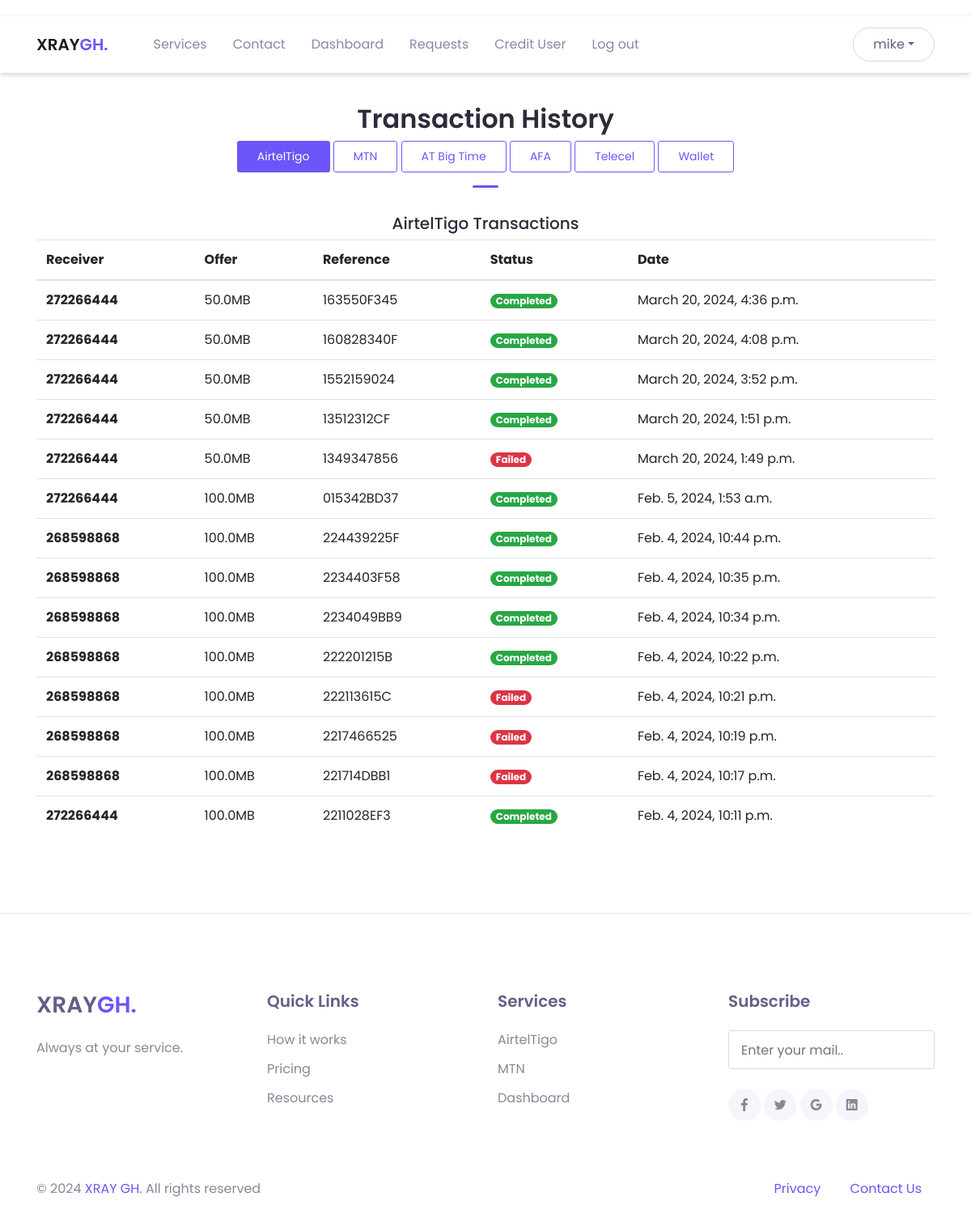
/history/airtel-tigo (signed in), run on the app's committed database.
### intel_app/models.py (models this page shows, shortened)
class CustomUser(AbstractUser):
    first_name = models.CharField(max_length=100, null=False, blank=False)
    last_name = models.CharField(max_length=100, null=False, blank=False)
    username = models.CharField(max_length=100, null=False, blank=False, unique=True)
    email = models.EmailField(max_length=250, null=False, blank=False)
    phone = models.PositiveIntegerField(null=True, blank=True)
    wallet = models.FloatField(null=True, blank=True, default=0.0)
    choices = (
        ("User", "User"),
        ("Agent", "Agent"),
        ("Super Agent", "Super Agent")
    )
    status = models.CharField(max_length=250, null=False, blank=False, choices=choices, default="User")
    password1 = models.CharField(max_length=100, null=False, blank=False)
    password2 = models.CharField(max_length=100, null=False, blank=False)
    def __str__(self):
        return self.username

class IShareBundleTransaction(models.Model):
    user = models.ForeignKey(CustomUser, on_delete=models.CASCADE)
    bundle_number = models.BigIntegerField(null=False, blank=False)
    offer = models.CharField(max_length=250, null=False, blank=False)
    reference = models.CharField(max_length=250, null=False, blank=True)
    transaction_date = models.DateTimeField(auto_now_add=True)
    transaction_status = models.CharField(max_length=100, null=False)
    description = models.CharField(max_length=500, null=True, blank=True)

### intel_app/views.py (the view)
# urls.py: path('history/airtel-tigo', views.history, name='history'),
@login_required(login_url='login')
def history(request):
    user_transactions = models.IShareBundleTransaction.objects.filter(user=request.user).order_by(
        'transaction_date').reverse()
    header = "AirtelTigo Transactions"
    net = "tigo"
    context = {'txns': user_transactions, "header": header, "net": net}
    return render(request, "layouts/history.html", context=context)

### intel_app/templates/layouts/history.html (shortened to what this page needs)
{% extends 'base.html' %}
  {% block content %}
  {% include 'inc/header.html' %}
  <header>
    {% include 'inc/header.html' %}
  </header>
  <main>
    <div class="page-section mt-5" id="services">
      <div class="container">
            <div class="text-center">
                <h2 class="title-section">Transaction History</h2>
                {% if net == "tigo" %}
                <div>
                    <a href="{% url 'history' %}" class="btn btn-sm btn-primary">AirtelTigo</a>
                    <a href ="{% url 'mtn-history' %}" class="btn btn-sm btn-outline-primary">MTN</a>
                    <a href ="{% url 'bt-history' %}" class="btn btn-sm btn-outline-primary">AT Big Time</a>
                     <a href ="{% url 'afa-history' %}" class="btn btn-sm btn-outline-primary">AFA</a>
                <a href ="{% url 'voda-history' %}" class="btn btn-sm btn-outline-primary">Telecel</a>
                    <a href ="{% url 'wallet_history' %}" class="btn btn-sm btn-outline-primary">Wallet</a>
                </div>
                {% endif %}
                <div class="divider mx-auto"></div>
                <h5>{{header}}</h5>
            </div>
            <div class="table-responsive">
                <table id="myTable" class="table">
                    <thead>
                    <tr>
                        <th scope="col">Receiver</th>
                        <th scope="col">Offer</th>
                        <th scope="col">Reference</th>
                        <th scope="col">Status</th>
                        <th scope="col">Date</th>
                    </tr>
                    </thead>
                    <tbody>
                    {% for txn in txns %}
                        <tr>
                            <th scope="row">{{txn.bundle_number}}</th>
                            <td>{{txn.offer}}</td>
                            <td>{{txn.reference}}</td>
                            {% if txn.transaction_status == "Completed" %}
                            <td><span class="badge badge-pill badge-success me-1">{{txn.transaction_status}}</span></td>
                            {% else %}
                            <td><span class="badge badge-pill badge-danger me-1">{{txn.transaction_status}}</span></td>
                            {% endif %}
                            <td>{{txn.transaction_date}}</td>
                        </tr>
                    {% endfor %}
                    </tbody>
                </table>
            </div>
      </div>
  </div>
  </main>
  {% include 'inc/footer.html' %}
{% endblock %}

### intel_app/templates/base.html (shortened to what this page needs)
<!DOCTYPE html>
{% load static %}
<html lang="en">
<head>
    <link href="https://cdn.datatables.net/v/dt/dt-1.13.4/datatables.min.css" rel="stylesheet"/>
  <link rel="stylesheet" href="{% static 'assets/vendor/animate/animate.css' %}">
  <link rel="stylesheet" href="{% static 'assets/css/bootstrap.css' %}">
  <link rel="stylesheet" href="{% static 'assets/css/maicons.css' %}">
  <link rel="stylesheet" href="{% static '/assets/vendor/owl-carousel/css/owl.carousel.css' %}">
  <link rel="stylesheet" href="{% static 'assets/css/theme.css' %}">
</head>
<body>
      {% block content %}
      {% endblock %}
</body>
</html>

### intel_app/templates/inc/header.html (shortened to what this page needs)
  <nav class="navbar navbar-expand-lg navbar-light navbar-float">
    <div class="container">
      <a href="{% url 'home' %}" class="navbar-brand">XRAY<span class="text-primary">GH.</span></a>
      <div class="navbar-collapse collapse" id="navbarContent">
        <ul class="navbar-nav ml-lg-4 pt-3 pt-lg-0">
          <li class="nav-item">
            <a href="{% url 'services' %}" class="nav-link">Services</a>
          </li>
          <li class="nav-item">
            <a href="mailto:xraycustomercare@gmail.com" class="nav-link">Contact</a>
          </li>
          {% if request.user.is_authenticated %}
          <li class="nav-item">
            <a href="{% url 'history' %}" class="nav-link">Dashboard</a>
          </li>
          {% if request.user.is_superuser %}
          <li class="nav-item">
            <a href="{% url 'topup_list' %}" class="nav-link">Requests</a>
          </li>
          <li class="nav-item">
            <a href="{% url 'credit_user' %}" class="nav-link">Credit User</a>
          </li>
          {% endif %}
          <li class="nav-item">
            <a href="{% url 'logout' %}" class="nav-link">Log out</a>
          </li>
          {% endif %}
        </ul>
        {% if request.user.is_authenticated %}
        <div class="ml-auto">
          <div class="dropdown">
          <button href="#" class="btn btn-outline rounded-pill dropdown-toggle" data-toggle="dropdown" aria-expanded="false">{{request.user}}</button>
          </div>
        </div>
        {% endif %}
      </div>
    </div>
  </nav>

### intel_app/templates/inc/footer.html
<footer class="page-footer">
    <div class="container">
      <div class="row justify-content-center mb-5">
        <div class="col-lg-3 py-3">
          <h3>XRAY<span class="text-primary">GH.</span></h3>
          <p>Always at your service.</p>
        </div>
        <div class="col-lg-3 py-3">
          <h5>Quick Links</h5>
          <ul class="footer-menu">
            <li><a href="{% url 'services' %}">How it works</a></li>
            <li><a href="{% url 'services' %}">Pricing</a></li>
            <li><a href="#">Resources</a></li>
          </ul>
        </div>
        <div class="col-lg-3 py-3">
          <h5>Services</h5>
          <ul class="footer-menu">
            <li><a href="{% url 'airtel-tigo' %}">AirtelTigo</a></li>
            <li><a href="{% url 'mtn' %}">MTN</a></li>
            <li><a href="{% url 'history' %}">Dashboard</a></li>
          </ul>
        </div>
        <div class="col-lg-3 py-3">
          <h5>Subscribe</h5>
          <form action="#">
            <input type="text" class="form-control" placeholder="Enter your mail..">
          </form>
          <div class="sosmed-button mt-4">
            <a href="#"><span class="mai-logo-facebook-f"></span></a>
            <a href="#"><span class="mai-logo-twitter"></span></a>
            <a href="#"><span class="mai-logo-google"></span></a>
            <a href="#"><span class="mai-logo-linkedin"></span></a>
          </div>
        </div>
      </div>
      <div class="row">
        <div class="col-sm-6 py-2">
          <p id="copyright">&copy; 2024 <a href="#">XRAY GH</a>. All rights reserved</p>
        </div>
        <div class="col-sm-6 py-2 text-right">
          <div class="d-inline-block px-3">
            <a href="#">Privacy</a>
          </div>
          <div class="d-inline-block px-3">
            <a href="#">Contact Us</a>
          </div>
        </div>
      </div>
    </div>
  </footer>

### intel_app/static/assets/css/theme.css (style rules this page uses)
:root { --primary: #6C55F9; --accent: #FF3D85; --secondary: #645F88; --success: #35bb78; --info: #05B4E1; --warning: #FAC14D; --danger: #FF4943; --grey: #B4B2C5; --dark: #2D2B3A; --light: #F6F5FC; }
body { font-family: "Poppins", sans-serif; line-height: 1.5; color: #2D2B3A; }
a { color: #6C55F9; text-decoration: none; background-color: transparent; }
.text-primary { color: #6C55F9 !important; }
.btn { transition: all .2s ease; }
.btn-primary { color: #fff; background-color: #6C55F9; border-color: transparent; }
.btn-outline { border-color: #D7D5E9; color: #645F88; }
.btn-outline-primary { color: #6C55F9; border-color: #6C55F9; }
.btn { padding: 8px 24px; }
.navbar { min-height: 70px; z-index: 1000; }
.navbar-float { position: absolute; top: 20px; left: 0; width: 100%; background-color: #fff; box-shadow: 0 2px 6px rgba(100, 95, 136, 0.15); z-index: 1070; }
.navbar-brand { font-weight: 600; padding-top: 10px; padding-bottom: 10px; }
.navbar-nav { margin-top: 10px; border-top: 1px solid #e4e7ee; flex-shrink: 0; }
.navbar-nav .nav-link { transition: all .2s ease; }
.navbar-light .navbar-nav .nav-link { color: rgba(100, 95, 136, 0.75); }
@media (min-width: 992px) { .navbar-expand-lg .navbar-nav { margin-top: 0; border-top: none; } }
@media (min-width: 992px) { .navbar-expand-lg .navbar-nav .nav-link { padding-right: 16px; padding-left: 16px; } }
@media (min-width: 992px) { .navbar-expand-lg .navbar-nav { align-items: center; } }
.form-control { padding: 8px 15px; height: calc(1.5em + 1.375rem + 2px); border-color: #d6dbd9; }
.page-section { position: relative; padding-top: 80px; padding-bottom: 80px; background-color: #fff; overflow: hidden; }
.title-section { max-width: 450px; color: #2D2B3A; font-weight: 600; }
.text-center .title-section { margin-left: auto; margin-right: auto; }
.divider { display: block; margin-top: 16px; margin-bottom: 32px; width: 32px; height: 3px; border-radius: 40px; background-color: #6C55F9; }
.page-footer { position: relative; display: block; padding-top: 80px; padding-bottom: 16px; background-color: #fff; border-top: 1px solid #e9e8f5; }
.page-footer p a { transition: color .2s ease; }
.page-footer h3, .page-footer h4, .page-footer h5 { color: #645F88; margin-bottom: 24px; font-weight: 600; }
.page-footer p { color: #898798; }
.footer-menu { position: relative; padding-left: 0; list-style: none; }
.footer-menu li { margin-bottom: 12px; }
.footer-menu a, .footer-link { color: #898798; }
.sosmed-button a { display: inline-block; width: 40px; height: 40px; line-height: 44px; text-align: center; border-radius: 50%; background-color: #F6F5FC; color: #898798; transition: all .2s linear; }

### data on the page
CustomUser: user "mike"
IShareBundleTransaction: bundle_number "272266444", offer "50.0MB", reference "163550F345", transaction_status "Completed", transaction_date "March 20, 2024, 4:36 p.m."
IShareBundleTransaction: bundle_number "272266444", offer "50.0MB", reference "160828340F", transaction_status "Completed", transaction_date "March 20, 2024, 4:08 p.m."
IShareBundleTransaction: bundle_number "272266444", offer "50.0MB", reference "1552159024", transaction_status "Completed", transaction_date "March 20, 2024, 3:52 p.m."
IShareBundleTransaction: bundle_number "272266444", offer "50.0MB", reference "13512312CF", transaction_status "Completed", transaction_date "March 20, 2024, 1:51 p.m."
IShareBundleTransaction: bundle_number "272266444", offer "50.0MB", reference "1349347856", transaction_status "Failed", transaction_date "March 20, 2024, 1:49 p.m."
IShareBundleTransaction: bundle_number "272266444", offer "100.0MB", reference "015342BD37", transaction_status "Completed", transaction_date "Feb. 5, 2024, 1:53 a.m."
IShareBundleTransaction: bundle_number "268598868", offer "100.0MB", reference "224439225F", transaction_status "Completed", transaction_date "Feb. 4, 2024, 10:44 p.m."
IShareBundleTransaction: bundle_number "268598868", offer "100.0MB", reference "2234403F58", transaction_status "Completed", transaction_date "Feb. 4, 2024, 10:35 p.m."
IShareBundleTransaction: bundle_number "268598868", offer "100.0MB", reference "2234049BB9", transaction_status "Completed", transaction_date "Feb. 4, 2024, 10:34 p.m."
IShareBundleTransaction: bundle_number "268598868", offer "100.0MB", reference "222201215B", transaction_status "Completed", transaction_date "Feb. 4, 2024, 10:22 p.m."
IShareBundleTransaction: bundle_number "268598868", offer "100.0MB", reference "222113615C", transaction_status "Failed", transaction_date "Feb. 4, 2024, 10:21 p.m."
IShareBundleTransaction: bundle_number "268598868", offer "100.0MB", reference "2217466525", transaction_status "Failed", transaction_date "Feb. 4, 2024, 10:19 p.m."
IShareBundleTransaction: bundle_number "268598868", offer "100.0MB", reference "221714DBB1", transaction_status "Failed", transaction_date "Feb. 4, 2024, 10:17 p.m."
IShareBundleTransaction: bundle_number "272266444", offer "100.0MB", reference "2211028EF3", transaction_status "Completed", transaction_date "Feb. 4, 2024, 10:11 p.m."

### other printed values
{{ header }} "AirtelTigo Transactions"
